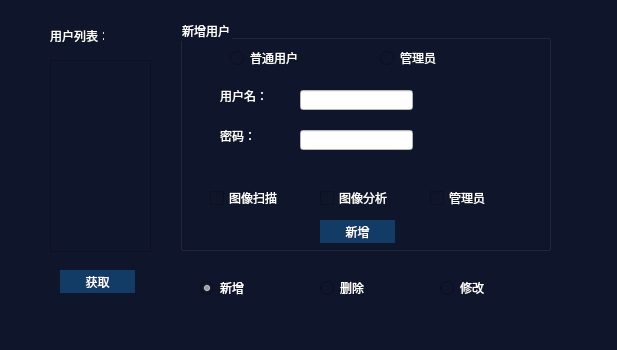
<?xml version="1.0" encoding="UTF-8"?>
<ui version="4.0">
 <class>SetAuthDlg</class>
 <widget class="QWidget" name="SetAuthDlg">
  <property name="geometry">
   <rect>
    <x>0</x>
    <y>0</y>
    <width>617</width>
    <height>350</height>
   </rect>
  </property>
  <property name="windowTitle">
   <string>权限设置</string>
  </property>
  <property name="styleSheet">
   <string notr="true">QWidget{color: rgb(255, 255, 255);
background-color: rgb(15, 21, 42);
}
QLineEdit{
color: rgb(0,0 ,0 );
background-color: rgb(255, 255, 255);
}
QPushButton{
background-color: rgb(18, 59, 101);
border:0px;
}</string>
  </property>
  <widget class="QLabel" name="label">
   <property name="geometry">
    <rect>
     <x>50</x>
     <y>30</y>
     <width>54</width>
     <height>12</height>
    </rect>
   </property>
   <property name="text">
    <string>用户列表：</string>
   </property>
  </widget>
  <widget class="QRadioButton" name="radioButton_mod">
   <property name="geometry">
    <rect>
     <x>440</x>
     <y>280</y>
     <width>89</width>
     <height>16</height>
    </rect>
   </property>
   <property name="text">
    <string>修改</string>
   </property>
  </widget>
  <widget class="QGroupBox" name="groupBox">
   <property name="geometry">
    <rect>
     <x>180</x>
     <y>20</y>
     <width>371</width>
     <height>231</height>
    </rect>
   </property>
   <property name="title">
    <string>新增用户</string>
   </property>
   <widget class="QRadioButton" name="radioButton_nor">
    <property name="geometry">
     <rect>
      <x>50</x>
      <y>30</y>
      <width>89</width>
      <height>16</height>
     </rect>
    </property>
    <property name="text">
     <string>普通用户</string>
    </property>
   </widget>
   <widget class="QRadioButton" name="radioButton_adm">
    <property name="geometry">
     <rect>
      <x>200</x>
      <y>30</y>
      <width>89</width>
      <height>16</height>
     </rect>
    </property>
    <property name="text">
     <string>管理员</string>
    </property>
   </widget>
   <widget class="QLabel" name="label_2">
    <property name="geometry">
     <rect>
      <x>40</x>
      <y>70</y>
      <width>54</width>
      <height>12</height>
     </rect>
    </property>
    <property name="text">
     <string>用户名：</string>
    </property>
   </widget>
   <widget class="QLineEdit" name="lineEdit_user">
    <property name="geometry">
     <rect>
      <x>120</x>
      <y>70</y>
      <width>113</width>
      <height>20</height>
     </rect>
    </property>
   </widget>
   <widget class="QLabel" name="label_3">
    <property name="geometry">
     <rect>
      <x>40</x>
      <y>110</y>
      <width>54</width>
      <height>12</height>
     </rect>
    </property>
    <property name="text">
     <string>密码：</string>
    </property>
   </widget>
   <widget class="QLineEdit" name="lineEdit_pw">
    <property name="geometry">
     <rect>
      <x>120</x>
      <y>110</y>
      <width>113</width>
      <height>20</height>
     </rect>
    </property>
   </widget>
   <widget class="QCheckBox" name="checkBox_scan">
    <property name="geometry">
     <rect>
      <x>30</x>
      <y>170</y>
      <width>71</width>
      <height>16</height>
     </rect>
    </property>
    <property name="text">
     <string>图像扫描</string>
    </property>
   </widget>
   <widget class="QCheckBox" name="checkBox_an">
    <property name="geometry">
     <rect>
      <x>140</x>
      <y>170</y>
      <width>71</width>
      <height>16</height>
     </rect>
    </property>
    <property name="text">
     <string>图像分析</string>
    </property>
   </widget>
   <widget class="QCheckBox" name="checkBox_adm">
    <property name="geometry">
     <rect>
      <x>250</x>
      <y>170</y>
      <width>71</width>
      <height>16</height>
     </rect>
    </property>
    <property name="text">
     <string>管理员</string>
    </property>
   </widget>
   <widget class="QPushButton" name="btn_process">
    <property name="geometry">
     <rect>
      <x>140</x>
      <y>200</y>
      <width>75</width>
      <height>23</height>
     </rect>
    </property>
    <property name="text">
     <string>新增</string>
    </property>
   </widget>
  </widget>
  <widget class="QPushButton" name="btn_get_user">
   <property name="geometry">
    <rect>
     <x>60</x>
     <y>270</y>
     <width>75</width>
     <height>23</height>
    </rect>
   </property>
   <property name="text">
    <string>获取</string>
   </property>
  </widget>
  <widget class="QListView" name="listView">
   <property name="geometry">
    <rect>
     <x>50</x>
     <y>60</y>
     <width>101</width>
     <height>192</height>
    </rect>
   </property>
  </widget>
  <widget class="QRadioButton" name="radioButton_add">
   <property name="geometry">
    <rect>
     <x>200</x>
     <y>280</y>
     <width>89</width>
     <height>16</height>
    </rect>
   </property>
   <property name="text">
    <string>新增</string>
   </property>
   <property name="checked">
    <bool>true</bool>
   </property>
  </widget>
  <widget class="QRadioButton" name="radioButton_del">
   <property name="geometry">
    <rect>
     <x>320</x>
     <y>280</y>
     <width>89</width>
     <height>16</height>
    </rect>
   </property>
   <property name="text">
    <string>删除</string>
   </property>
  </widget>
 </widget>
 <layoutdefault spacing="6" margin="11"/>
 <resources/>
 <connections/>
</ui>
